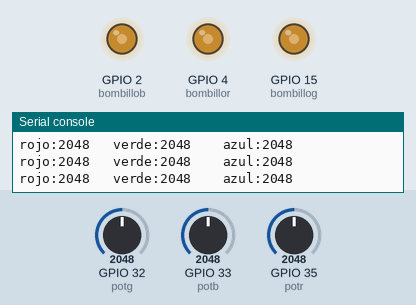
The program below on a simulated ESP32 board running MicroPython. Parts: output pins drawn as LEDs (lit = HIGH), the last lines printed to the serial console. The test bench sets the inputs (shaded band); at power-on: GPIO 32 (potg) = 2048, GPIO 33 (potb) = 2048, GPIO 35 (potr) = 2048 (analog values on the 0–4095 scale).

Above: at 1.2 s.
1.3 s: GPIO 32 (potg) set to 2866
At 2.5 s:
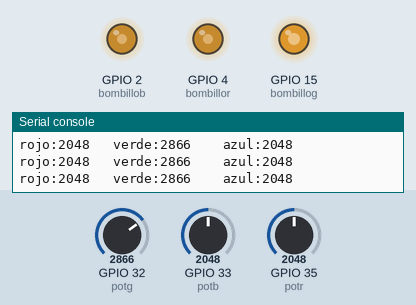
2.8 s: GPIO 33 (potb) set to 2866
At 4.0 s:
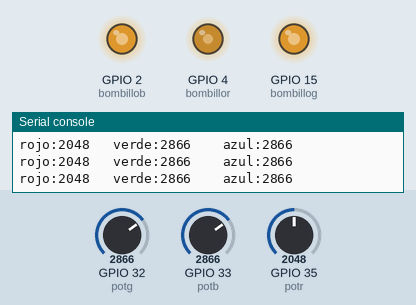
4.3 s: GPIO 35 (potr) set to 2866
At 5.4 s:
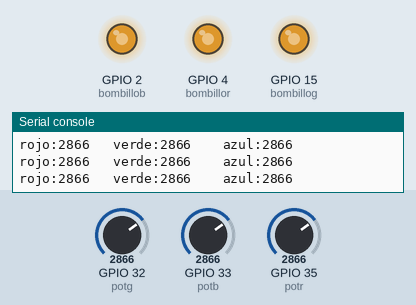
5.8 s: GPIO 32 (potg) set to 3603
At 6.8 s:
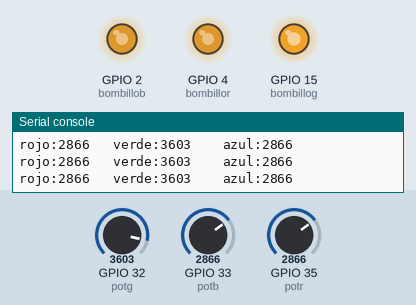
7.3 s: GPIO 33 (potb) set to 3603
At 8.1 s:
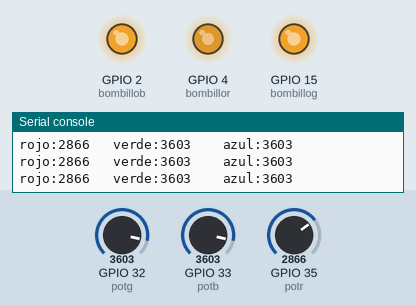
8.8 s: GPIO 35 (potr) set to 3603
At 9.4 s:
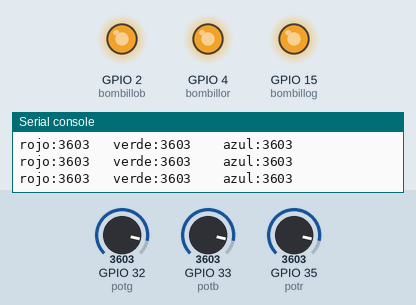
Timing chart, 0 to 11.3 s (numbered marks = the images above; inputs shaded):
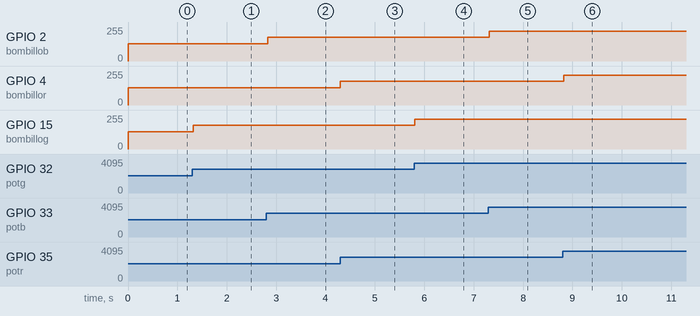

Measured:
- after the input at 1.3 s, GPIO 15 (bombillog): 128/255 → 178/255 at once
- after the input at 2.8 s, GPIO 2 (bombillob): 128/255 → 178/255 at once
- after the input at 4.3 s, GPIO 4 (bombillor): 128/255 → 178/255 at once
- after the input at 5.8 s, GPIO 15 (bombillog): 178/255 → 224/255 at once
- after the input at 7.3 s, GPIO 2 (bombillob): 178/255 → 224/255 at once
- after the input at 8.8 s, GPIO 4 (bombillor): 178/255 → 224/255 at once

The program:

Cancion.py
```python
from machine import Pin, ADC, PWM
from utime import sleep_ms

def mapear(valor_sensor, minimo_entrada, maximo_entrada, minimo_salida, maximo_salida):
  valor_mapeado = (valor_sensor - minimo_entrada) * (maximo_salida - minimo_salida) / (maximo_entrada - minimo_entrada) + minimo_salida
  return valor_mapeado
#--------------------------- [OBJETOS]---------------------------------------
bombillor  = PWM(Pin (4),1000)
bombillog  = PWM(Pin (15),1000)
bombillob  = PWM(Pin (2),1000)
potr = ADC(Pin(35))
potg = ADC(Pin(32))
potb = ADC(Pin(33))


while True:
  print(f"rojo:{potr.read()}\t verde:{potg.read()} \t azul:{potb.read()}")
  bombillor.duty( int (potr.read()/4))
  bombillog.duty( int (potg.read()/4))
  bombillob.duty( int (potb.read()/4))
  # bombillo.duty( int (pot.read/4))
  # bombillo.duty_ns( pot.read()*16)
  sleep_ms(30)
```
